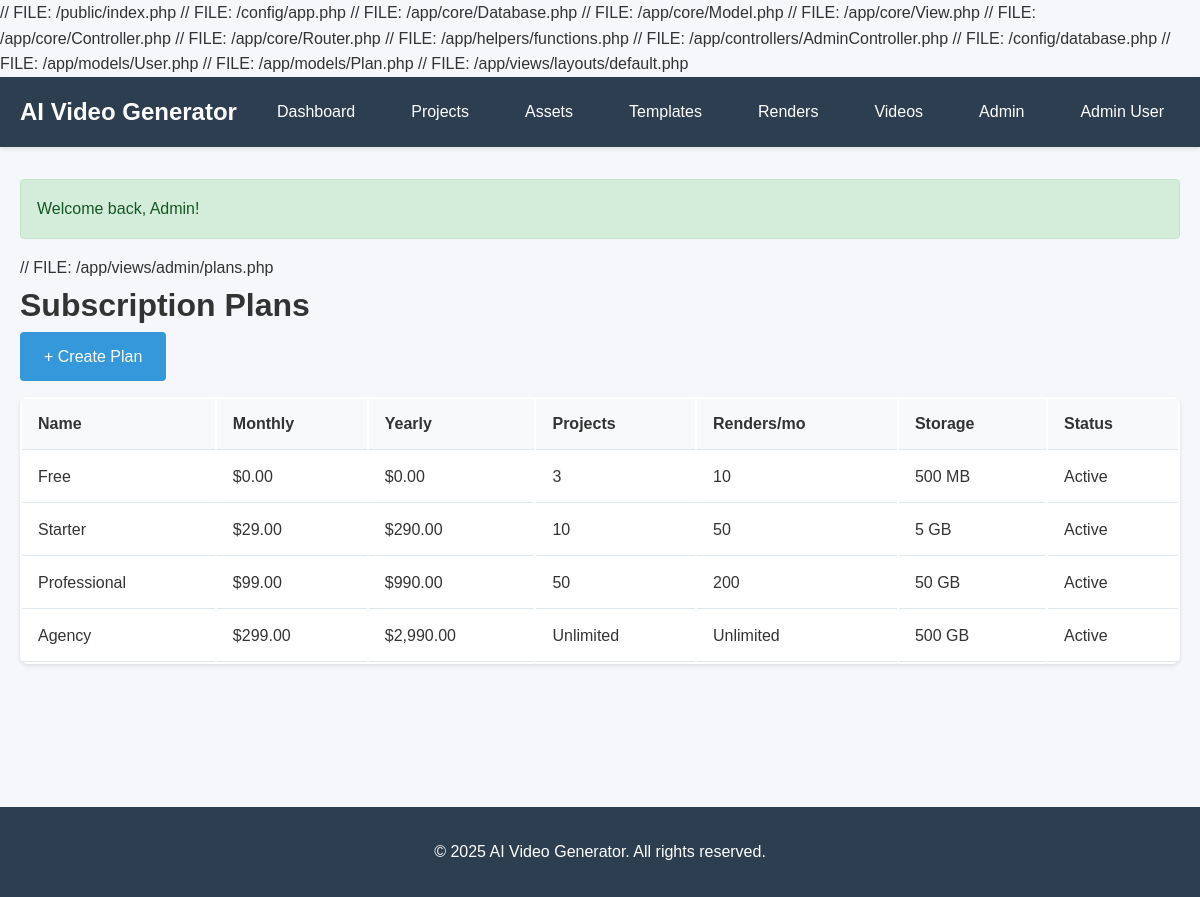
Screenshot of /admin/plans (signed in) with the database file from the repository.
### tables this page shows
CREATE TABLE `plans` (
  `id` INT UNSIGNED NOT NULL AUTO_INCREMENT,
  `name` VARCHAR(100) NOT NULL,
  `slug` VARCHAR(100) NOT NULL,
  `description` TEXT,
  `price_monthly` DECIMAL(10, 2) NOT NULL DEFAULT 0.00,
  `price_yearly` DECIMAL(10, 2) NOT NULL DEFAULT 0.00,
  `max_projects` INT DEFAULT -1 COMMENT '-1 = unlimited',
  `max_renders_per_month` INT DEFAULT -1,
  `max_render_minutes_per_month` INT DEFAULT -1,
  `max_storage_mb` INT DEFAULT -1,
  `max_team_members` INT DEFAULT -1,
  `features` TEXT COMMENT 'JSON encoded features',
  `is_active` TINYINT(1) DEFAULT 1,
  `sort_order` INT DEFAULT 0,
  `created_at` TIMESTAMP DEFAULT CURRENT_TIMESTAMP,
  `updated_at` TIMESTAMP DEFAULT CURRENT_TIMESTAMP ON UPDATE CURRENT_TIMESTAMP,
  PRIMARY KEY (`id`),
  UNIQUE KEY `slug` (`slug`)
);

### public/index.php (called while the page is built, shortened)
<?php
$config = require __DIR__ . '/../config/app.php';
require_once __DIR__ . '/../app/core/Database.php';
require_once __DIR__ . '/../app/core/Model.php';
require_once __DIR__ . '/../app/core/View.php';
require_once __DIR__ . '/../app/core/Controller.php';
require_once __DIR__ . '/../app/core/Router.php';
require_once __DIR__ . '/../app/helpers/functions.php';
$router = new Router();
$router->get('/', 'HomeController', 'index');
$router->get('/login', 'AuthController', 'login');
$router->post('/login', 'AuthController', 'loginPost');
$router->get('/register', 'AuthController', 'register');
$router->post('/register', 'AuthController', 'registerPost');
$router->get('/logout', 'AuthController', 'logout');
$router->get('/dashboard', 'DashboardController', 'index');
$router->get('/projects', 'ProjectController', 'index');
$router->get('/projects/create', 'ProjectController', 'create');
$router->post('/projects/create', 'ProjectController', 'store');
$router->get('/projects/:id', 'ProjectController', 'show');
$router->get('/projects/:id/edit', 'ProjectController', 'edit');
$router->post('/projects/:id/edit', 'ProjectController', 'update');
$router->post('/projects/:id/delete', 'ProjectController', 'delete');
$router->get('/projects/:id/scenes', 'SceneController', 'index');
$router->get('/projects/:id/scenes/create', 'SceneController', 'create');
$router->post('/projects/:id/scenes/create', 'SceneController', 'store');
$router->get('/scenes/:id/edit', 'SceneController', 'edit');
$router->post('/scenes/:id/edit', 'SceneController', 'update');
$router->post('/scenes/:id/delete', 'SceneController', 'delete');
$router->get('/assets', 'AssetController', 'index');
$router->get('/assets/upload', 'AssetController', 'upload');
$router->post('/assets/upload', 'AssetController', 'store');
$router->get('/assets/:id', 'AssetController', 'show');
$router->post('/assets/:id/delete', 'AssetController', 'delete');
$router->get('/templates', 'TemplateController', 'index');
$router->get('/templates/create', 'TemplateController', 'create');
$router->post('/templates/create', 'TemplateController', 'store');
$router->get('/templates/:id', 'TemplateController', 'show');
$router->post('/templates/:id/delete', 'TemplateController', 'delete');
$router->get('/renders', 'RenderController', 'index');
$router->get('/renders/create', 'RenderController', 'create');
$router->post('/renders/create', 'RenderController', 'store');
$router->get('/renders/:id', 'RenderController', 'show');
$router->post('/renders/:id/retry', 'RenderController', 'retry');
$router->get('/videos', 'VideoController', 'index');
$router->get('/videos/:id', 'VideoController', 'show');
$router->get('/videos/:id/download', 'VideoController', 'download');
$router->post('/videos/:id/duplicate', 'VideoController', 'duplicate');
$router->get('/tenant/settings', 'TenantController', 'settings');
$router->post('/tenant/settings', 'TenantController', 'updateSettings');
$router->get('/tenant/brand', 'TenantController', 'brand');
$router->post('/tenant/brand', 'TenantController', 'updateBrand');
$router->get('/users', 'UserController', 'index');
$router->get('/users/create', 'UserController', 'create');
$router->post('/users/create', 'UserController', 'store');
$router->get('/users/:id/edit', 'UserController', 'edit');
$router->post('/users/:id/edit', 'UserController', 'update');
$router->post('/users/:id/delete', 'UserController', 'delete');
$router->get('/subscription', 'SubscriptionController', 'index');
$router->get('/subscription/plans', 'SubscriptionController', 'plans');
$router->post('/subscription/subscribe', 'SubscriptionController', 'subscribe');
$router->get('/subscription/invoices', 'SubscriptionController', 'invoices');
$router->get('/subscription/usage', 'SubscriptionController', 'usage');
$router->get('/admin', 'AdminController', 'index');
$router->get('/admin/tenants', 'AdminController', 'tenants');
$router->get('/admin/plans', 'AdminController', 'plans');
$router->get('/admin/plans/create', 'AdminController', 'createPlan');
$router->post('/admin/plans/create', 'AdminController', 'storePlan');
$router->get('/api-keys', 'ApiKeyController', 'index');
$router->post('/api-keys/generate', 'ApiKeyController', 'generate');
$router->post('/api-keys/:id/revoke', 'ApiKeyController', 'revoke');
$router->post('/api/v1/render', 'ApiController', 'createRenderJob');
$router->get('/api/v1/render/:id', 'ApiController', 'getRenderJob');
$router->get('/analytics', 'AnalyticsController', 'index');
$router->get('/analytics/reports', 'AnalyticsController', 'reports');
$router->dispatch();

### app/views/admin/plans.php (the view)
// FILE: /app/views/admin/plans.php
<h1>Subscription Plans</h1>
<a href="/admin/plans/create" class="btn btn-primary">+ Create Plan</a>
<table class="table">
    <tr><th>Name</th><th>Monthly</th><th>Yearly</th><th>Projects</th><th>Renders/mo</th><th>Storage</th><th>Status</th></tr>
    <?php foreach ($plans as $plan): ?>
        <tr>
            <td><?php echo $this->escape($plan['name']); ?></td>
            <td>$<?php echo number_format($plan['price_monthly'], 2); ?></td>
            <td>$<?php echo number_format($plan['price_yearly'], 2); ?></td>
            <td><?php echo $plan['max_projects'] == -1 ? 'Unlimited' : $plan['max_projects']; ?></td>
            <td><?php echo $plan['max_renders_per_month'] == -1 ? 'Unlimited' : $plan['max_renders_per_month']; ?></td>
            <td><?php echo formatBytes($plan['max_storage_mb'] * 1024 * 1024); ?></td>
            <td><?php echo $plan['is_active'] ? 'Active' : 'Inactive'; ?></td>
        </tr>
    <?php endforeach; ?>
</table>

### public/css/style.css (style rules this page uses)
* { margin: 0; padding: 0; box-sizing: border-box; }
body { font-family: 'Arial', sans-serif; font-size: 16px; line-height: 1.6; color: #333; background: #f5f7fa; }
.btn { display: inline-block; padding: 0.75rem 1.5rem; border: none; border-radius: 4px; text-decoration: none; cursor: pointer; transition: all 0.3s; font-size: 1rem; }
.btn-primary { background: #3498db; color: white; }
.table { width: 100%; background: white; border-radius: 8px; overflow: hidden; box-shadow: 0 2px 4px rgba(0,0,0,0.1); margin: 1rem 0; }
.table th, .table td { padding: 1rem; text-align: left; border-bottom: 1px solid #e1e8ed; }
.table th { background: #f8f9fa; font-weight: bold; }

### rows the page displays
plans: name "Free", price_monthly "0.00", price_yearly "0.00", max_projects "3", max_renders_per_month "10", formatBytes($plan['max_storage_mb']*1024*1024) "500 MB", is_active "Active"
plans: name "Starter", price_monthly "29.00", price_yearly "290.00", max_projects "10", max_renders_per_month "50", formatBytes($plan['max_storage_mb']*1024*1024) "5 GB", is_active "Active"
plans: name "Professional", price_monthly "99.00", price_yearly "990.00", max_projects "50", max_renders_per_month "200", formatBytes($plan['max_storage_mb']*1024*1024) "50 GB", is_active "Active"
plans: name "Agency", price_monthly "299.00", price_yearly "2,990.00", max_projects "Unlimited", max_renders_per_month "Unlimited", formatBytes($plan['max_storage_mb']*1024*1024) "500 GB", is_active "Active"

### other values shown
$this->escape($_SESSION['user_name'] ?? 'User') "Admin User"
$flash "Welcome back, Admin!"
